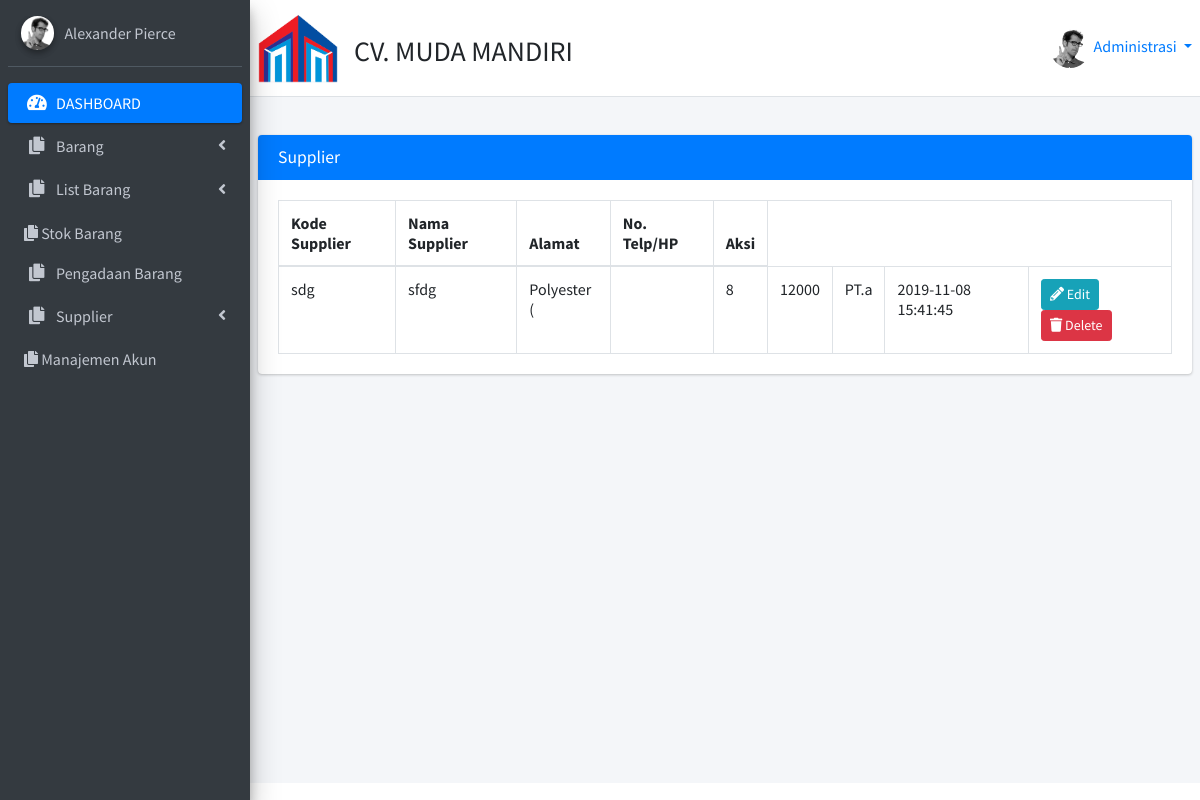
The app's page /list_supplier.php (signed in) with its own data.
### tables this page shows
CREATE TABLE `barang` (
  `kode_barang` varchar(10) NOT NULL,
  `nama_barang` varchar(15) NOT NULL,
  `harga` int(20) NOT NULL,
  `jumlah` int(3) NOT NULL,
  `jenis` varchar(30) NOT NULL,
  `kode_warna` int(11) NOT NULL,
  `updated_time` timestamp NOT NULL DEFAULT CURRENT_TIMESTAMP ON UPDATE CURRENT_TIMESTAMP,
  `total` int(11) DEFAULT NULL,
  `supplier` varchar(50) DEFAULT NULL
);

### list_supplier.php (the view, shortened to what this page needs)
<html>
<?php include ('header.php');?>
<body>
<?php
		$link = mysqli_connect("localhost", "root", "", "mudamandiri");
		?>
    <div class = "wrapper">
        <?php include ("navbar.php"); ?>
        <?php include ("sidebar.php"); ?>
    <div class="content-wrapper">
        <section class="content-header">
    </section>
            <section class="content">
    <div class="row">
        <div class="col-12">
        <div class="card card-primary">
        <div class="card-header">
            <h3 class="card-title">Supplier</h3>
            </div>
            <div class="card-body">
            <table id="example2" class="table table-bordered table-hover">
                <thead>
                <tr>
                <th>Kode Supplier</th>
                <th>Nama Supplier</th>
                <th>Alamat</th>
                <th>No. Telp/HP</th>
                <th>Aksi</th>
                </tr>
                </thead>
                <tbody>
                <?php
													$sql="SELECT * FROM barang";
													$result=mysqli_query($link,$sql);
													while($data = mysqli_fetch_array($result,MYSQLI_ASSOC)){
													?>
                <tr>
                <td><?php echo $data["kode_barang"]; ?></td>
                <td><?php echo $data["nama_barang"]; ?></td>
                <td><?php echo $data["jenis"]; ?></td>
                <td><?php echo $data["warna"]; ?></td>
                <td><?php echo $data["jumlah"]; ?></td>
                <td><?php echo $data["harga"]; ?></td>
                <td><?php echo $data["supplier"]; ?></td>
                <td><?php echo $data["updated_time"]; ?></td>
                <td><a class="btn btn-info btn-sm" href="edit_barang_masuk.php?ni=<?php echo $data['kode_barang'];?>">
                    <i class="fas fa-pencil-alt"></i>
                    Edit</a>
                <a class="btn btn-danger btn-sm" href="deletebarang_masuk.php?ni=<?php echo $data['kode_barang'];?>">
                    <i class="fas fa-trash">
                    </i>
                    Delete</a>
                </td>
                </tr>
                <?php
													}
													?>
                </tbody>
            </table>
            </div>
        </div>
        </section>
            </div>
        </div>
</body>
</html>

### records on screen
barang: kode_barang "sdg", nama_barang "sfdg", jenis "Polyester (", jumlah "8", harga "12000", supplier "PT.a", updated_time "2019-11-08 15:41:45"
